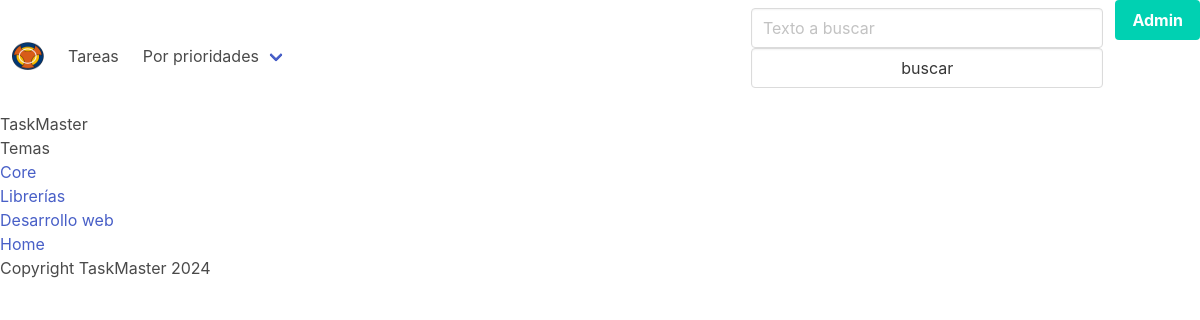
Screenshot of /temas/ with the database file from the repository.
### tasks/models.py (models this page shows, shortened)
class Subject(models.Model):
    class Meta:
        verbose_name = "Asignatura"
        verbose_name_plural = "Asignaturas"
    id = models.AutoField(primary_key=True)
    name = models.CharField(
        verbose_name="Nombre de la asignatura",
        max_length=120,
        unique=True,
    )
    created = models.DateTimeField(auto_now_add=True)
    updated = models.DateTimeField(auto_now=True)

### tasks/views.py (the view)
# urls.py: path("temas/", views.list_subjects),
def list_subjects(request):
    subjects = Subject.objects.all()
    return render(
        request,
        "tasks/list_subjects.html",
        {
            "title": "Temas",
            "subjects": subjects,
        },
    )

### tasks/templates/tasks/list_subjects.html
{% extends 'tasks/base.html' %}
{% block content %}
<div id="subjects">
<ul>
{% for subject in subjects %}
    <li>
        <a href="/temas/{{ subject.pk }}/">
        {{ subject.name }}
        </a>
    </li>
{% endfor %}
</ul>
</div>
{% endblock content %}

### rows the page displays
Subject: name "Core"
Subject: name "Librerías"
Subject: name "Desarrollo web"
Subject: name "Home"

### other values shown
{{ title }} "Temas"
